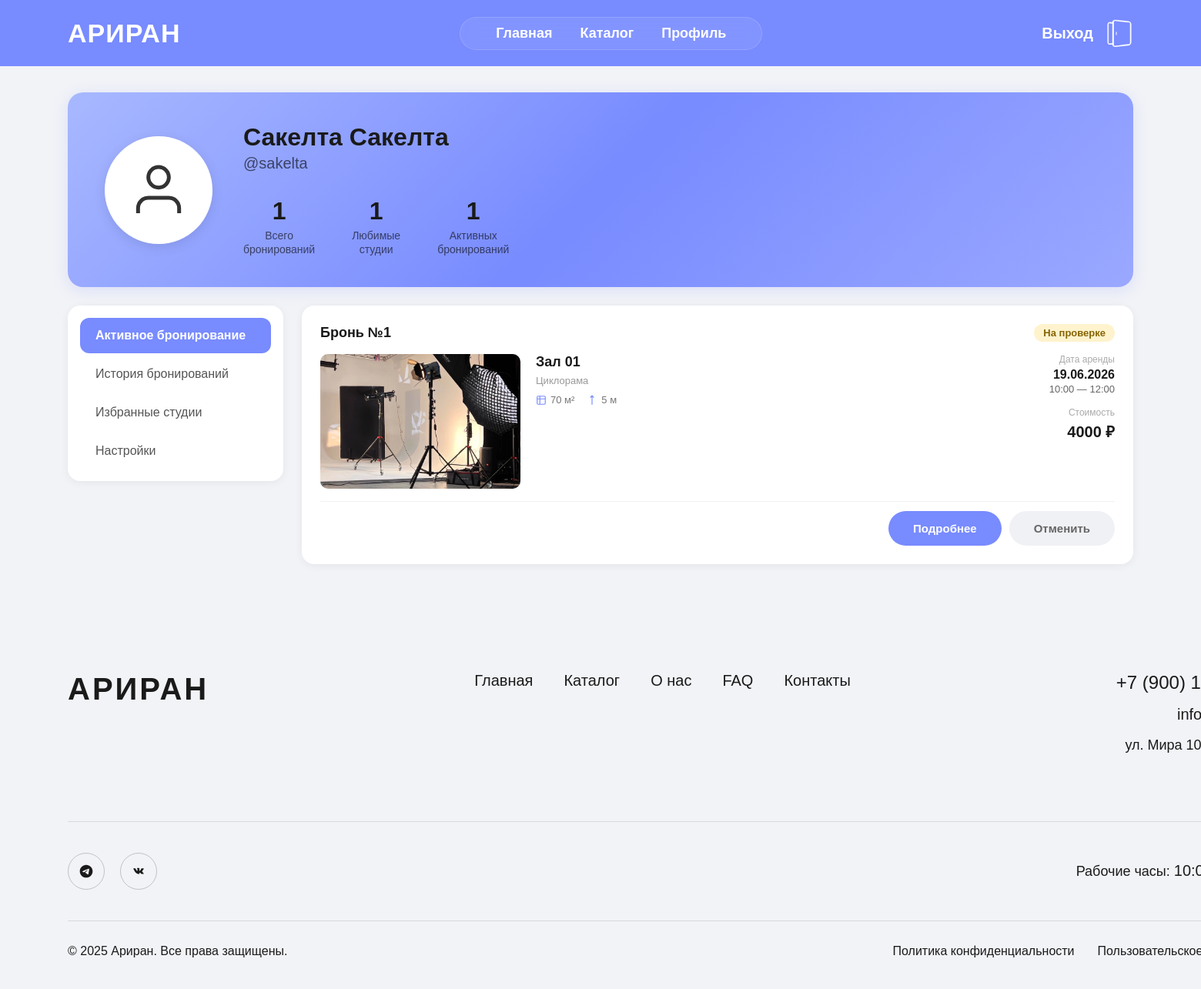
The app's page /profile/ (signed in) with its own data.
### studios/models.py (models this page shows, shortened)
class User(AbstractBaseUser, PermissionsMixin):
    ROLE_CHOICES = (
        ('client', 'Клиент'),
        ('admin', 'Администратор'),
        ('staff', 'Сотрудник'),
    )
    login = models.CharField('Логин', max_length=100, unique=True, null=False)
    first_name = models.CharField('Имя', max_length=100, null=False)
    last_name = models.CharField('Фамилия', max_length=100, null=False)
    email = models.EmailField('Email', max_length=255, unique=True, null=False)
    phone = models.CharField('Телефон', max_length=20, null=False)
    role = models.CharField('Роль', max_length=20, choices=ROLE_CHOICES, default='client', null=False)
    is_active = models.BooleanField('Активен', default=True)
    is_staff = models.BooleanField('Доступ к админке', default=False)
    created_at = models.DateTimeField('Дата регистрации', auto_now_add=True, null=False)
    objects = UserManager()
    USERNAME_FIELD = 'login'
    REQUIRED_FIELDS = ['first_name', 'last_name', 'phone', 'email']
    class Meta:
        verbose_name = 'Пользователь'
        verbose_name_plural = 'Пользователи'
        db_table = 'user'

class Booking(models.Model):
    STATUS_CHOICES = (
        ('pending', 'На проверке'),
        ('confirmed', 'Подтверждено'),
        ('rejected', 'Отклонено'),
    )
    user = models.ForeignKey(User, on_delete=models.CASCADE, related_name='bookings', null=False)
    studio = models.ForeignKey(Studio, on_delete=models.CASCADE, related_name='bookings', null=False)
    start_time = models.DateTimeField('Начало', null=False)
    end_time = models.DateTimeField('Окончание', null=False)
    equipment = models.ManyToManyField(Equipment, blank=True, related_name='bookings', verbose_name='Оборудование')
    status = models.CharField('Статус', max_length=20, choices=STATUS_CHOICES, default='pending', null=False)
    rejection_reason = models.TextField('Причина отклонения', null=True, blank=True)
    created_at = models.DateTimeField('Дата создания', auto_now_add=True, null=False)
    class Meta:
        verbose_name = 'Бронирование'
        verbose_name_plural = 'Бронирования'
        db_table = 'booking'
        ordering = ['-start_time']
    def total_price(self):
        from decimal import Decimal
        hours = Decimal(str((self.end_time - self.start_time).total_seconds() / 3600))
        return int(hours * self.studio.price_per_hour)

class Studio(models.Model):
    name = models.CharField('Название', max_length=255, null=False)
    category = models.ForeignKey(
        Category, on_delete=models.CASCADE,
        related_name='studios',
        null=True, blank=True,
        verbose_name='Категория'
    )
    interior = models.ForeignKey(
        Interior, on_delete=models.CASCADE,
        related_name='studios',
        null=True, blank=True,
        verbose_name='Интерьер'
    )
    description = models.TextField('Описание', null=False)
    price_per_hour = models.DecimalField('Цена за час', max_digits=10, decimal_places=2, null=False)
    area = models.IntegerField('Площадь (м²)', null=False)
    ceiling_height = models.IntegerField('Высота потолков (м)', default=3, null=False)
    is_available = models.BooleanField('Доступна', default=True, null=False)
    created_at = models.DateTimeField('Дата добавления', auto_now_add=True, null=False)
    class Meta:
        verbose_name = 'Студия'
        verbose_name_plural = 'Студии'
        db_table = 'studio'
        ordering = ['name']

class StudioPhoto(models.Model):
    studio = models.ForeignKey(
        Studio, on_delete=models.CASCADE,
        related_name='photos',
        null=False,
        verbose_name='Студия'
    )
    image = models.ImageField('Фото', upload_to='studios/', null=False)
    order = models.IntegerField('Порядок', default=0, null=False)
    class Meta:
        verbose_name = 'Фотография студии'
        verbose_name_plural = 'Фотографии студий'
        db_table = 'studiophoto'
        ordering = ['order']

class Category(models.Model):
    name = models.CharField('Название категории', max_length=100, unique=True)
    description = models.TextField('Описание', blank=True)
    class Meta:
        verbose_name = 'Категория'
        verbose_name_plural = 'Категории'
        db_table = 'category'
        ordering = ['name']

### studios/views.py (the view)
# urls.py: path('profile/', views.user_profile, name='profile'),
def user_profile(request):
    if not request.user.is_authenticated:
        return redirect('studios:login')
    user = request.user
    all_bookings = Booking.objects.filter(user=user).select_related('studio').prefetch_related('equipment')
    active_bookings = all_bookings.filter(status__in=['pending', 'confirmed'])
    history_bookings = all_bookings.filter(status__in=['rejected'])
    favorite_studios = Studio.objects.filter(favorited_by__user=user)
    total_bookings = all_bookings.count()
    active_count = active_bookings.count()
    favorites_count = favorite_studios.count()
    active_tab = request.GET.get('tab', 'active')
    context = {
        'user': user,
        'all_bookings': all_bookings,
        'active_bookings': active_bookings,
        'history_bookings': history_bookings,
        'favorite_studios': favorite_studios,
        'total_bookings': total_bookings,
        'active_count': active_count,
        'favorites_count': favorites_count,
        'active_tab': active_tab,
    }
    return render(request, 'studios/profile.html', context)

### studios/templates/studios/profile.html (shortened to what this page needs)
{% extends 'studios/base.html' %}
{% load static %}
{% block content %}
<div class="profile-page">
    <div class="profile-header">
        <div class="profile-avatar">
            <svg viewBox="0 0 24 24" fill="none" stroke="currentColor" stroke-width="1.5">
                <path d="M20 21v-2a4 4 0 0 0-4-4H8a4 4 0 0 0-4 4v2"/>
                <circle cx="12" cy="7" r="4"/>
            </svg>
        </div>
        <div class="profile-info">
            <div class="profile-name">{{ user.last_name }} {{ user.first_name }}</div>
            <div class="profile-login">@{{ user.login }}</div>
            <div class="profile-stats">
                <div class="stat-item">
                    <div class="stat-value">{{ total_bookings }}</div>
                    <div class="stat-label">Всего<br>бронирований</div>
                </div>
                <div class="stat-item">
                    <div class="stat-value">{{ favorites_count }}</div>
                    <div class="stat-label">Любимые<br>студии</div>
                </div>
                <div class="stat-item">
                    <div class="stat-value">{{ active_count }}</div>
                    <div class="stat-label">Активных<br>бронирований</div>
                </div>
            </div>
        </div>
    </div>
    <div class="profile-content">
        <aside class="profile-sidebar">
            <nav class="sidebar-menu">
                <a href="{% url 'studios:profile' %}?tab=active" class="sidebar-item {% if active_tab == 'active' %}active{% endif %}">Активное бронирование</a>
                <a href="{% url 'studios:profile' %}?tab=history" class="sidebar-item {% if active_tab == 'history' %}active{% endif %}">История бронирований</a>
                <a href="{% url 'studios:profile' %}?tab=favorites" class="sidebar-item {% if active_tab == 'favorites' %}active{% endif %}">Избранные студии</a>
                <a href="{% url 'studios:profile' %}?tab=settings" class="sidebar-item {% if active_tab == 'settings' %}active{% endif %}">Настройки</a>
            </nav>
        </aside>
        <main class="profile-main">
            {% if active_tab == 'active' %}
                <div class="bookings-list">
                    {% for booking in active_bookings %}
                    <div class="booking-card">
                        <div class="booking-card-top">
                            <div class="booking-header">Бронь №{{ forloop.counter }}</div>
                            <span class="booking-status {{ booking.status }}">
                                {% if booking.status == 'pending' %}На проверке{% elif booking.status == 'confirmed' %}Подтверждено{% endif %}
                            </span>
                        </div>
                        <div class="booking-card-body">
                            <div class="booking-photo">
                                {% if booking.studio.photos.first %}
                                    <img src="{{ booking.studio.photos.first.image.url }}" alt="{{ booking.studio.name }}">
                                {% else %}
                                    <img src="{% static 'images/empty-studio.jpg' %}" alt="Нет фото">
                                {% endif %}
                            </div>
                            <div class="booking-info">
                                <div class="booking-studio-name">{{ booking.studio.name }}</div>
                                {% if booking.studio.category %}
                                    <div class="booking-category">{{ booking.studio.category.name }}</div>
                                {% endif %}
                                <div class="booking-meta">
                                    <div class="booking-meta-item">
                                        <svg viewBox="0 0 24 24" fill="none" stroke="currentColor" stroke-width="2"><rect x="3" y="3" width="18" height="18" rx="2"/><path d="M3 9h18M9 3v18"/></svg>
                                        {{ booking.studio.area }} м²
                                    </div>
                                    <div class="booking-meta-item">
                                        <svg viewBox="0 0 24 24" fill="none" stroke="currentColor" stroke-width="2"><path d="M12 2v20M8 6l4-4 4 4"/></svg>
                                        {{ booking.studio.ceiling_height }} м
                                    </div>
                                </div>
                            </div>
                            <div class="booking-card-right">
                                <div class="booking-datetime">
                                    <div class="label">Дата аренды</div>
                                    {% if booking.start_time|date:"d.m.Y" == booking.end_time|date:"d.m.Y" %}
                                        <div class="date">{{ booking.start_time|date:"d.m.Y" }}</div>
                                        <div class="time">{{ booking.start_time|date:"H:i" }} — {{ booking.end_time|date:"H:i" }}</div>
                                    {% endif %}
                                </div>
                                <div class="booking-price-block">
                                    <div class="label">Стоимость</div>
                                    <div class="price">{{ booking.total_price }} ₽</div>
                                </div>
                            </div>
                        </div>
                        <div class="booking-actions">
                            <a href="{% url 'studios:studio_detail' booking.studio.pk %}" class="btn-details">Подробнее</a>
                            <a href="{% url 'studios:cancel_booking' booking.pk %}" class="btn-cancel"
                               onclick="return confirm('Вы уверены, что хотите отменить бронирование?')">Отменить</a>
                        </div>
                    </div>
                    {% endfor %}
                </div>
            {% endif %}
        </main>
    </div>
</div>
{% endblock %}

### studios/static/studios/css/style.css (style rules this page uses)
* { margin: 0; padding: 0; box-sizing: border-box; }
body { font-family: 'Helvetica', 'Helvetica Neue', Arial, sans-serif; overflow-x: hidden; background: #1a1a1a; }
a { text-decoration: none; color: inherit; }

### records on screen
User: last_name "Сакелта", first_name "Сакелта", login "sakelta"
Booking: status "На проверке", studio.photos.first.image (picture), studio.name "Зал 01", studio.category.name "Циклорама", studio.area "70", studio.ceiling_height "5", start_time "19.06.2026", start_time "10:00", end_time "12:00", total_price "4000"

### other values on screen
{{ total_bookings }} "1"
{{ favorites_count }} "1"
{{ active_count }} "1"
